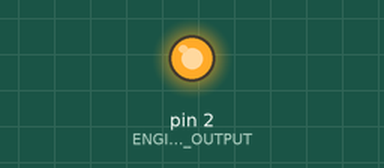
Bench run of a sketch on a simulated Arduino Uno, built with avr-gcc and run on an emulated ATmega328P. Shown: output pins drawn as LEDs (lit = HIGH). Pins used as bus, display or sensor lines are not drawn; what the sketch prints to the serial monitor is not drawn.

Above: at 0.1 s.
At 2.1 s:
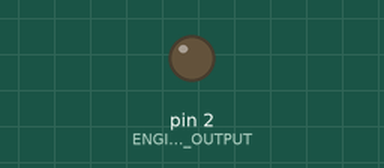
Timing chart, 0 to 3.6 s (numbered marks = the images above):
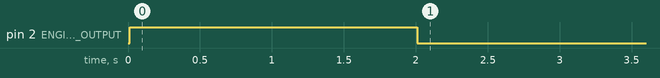

Measured:
- by itself, pin 2 (ENGINE_OUTPUT): LOW → HIGH at 0.01 s, → LOW 2.0 s later

The sketch:

prototype1.ino
```cpp
#define SENSOR_ANALOG_INPUT A0
#define SENSOR_POWER_PIN 3
#define ENGINE_OUTPUT 2

#define DELAY_MIN 60
#define WATERING_DURATION_MS 2000
#define MAX_SENSOR_VALUE 1023
#define MOISTURE_PERCENTAGE_THRESHOLD 50
#define MIN_MOISTURE_PERCENTAGE 30

void setup()
{
    pinMode(SENSOR_POWER_PIN, OUTPUT);
    pinMode(ENGINE_OUTPUT, OUTPUT);

    digitalWrite(SENSOR_POWER_PIN, LOW);
    digitalWrite(ENGINE_OUTPUT, LOW);

    Serial.begin(9600);
}

void loop()
{
    int sensorValue = readSensor();

    Serial.print("Moisture level: ");
    Serial.print(sensorValue);
    Serial.println("%");

    if (sensorValue < MOISTURE_PERCENTAGE_THRESHOLD &&
        sensorValue >= MIN_MOISTURE_PERCENTAGE)
    {
        digitalWrite(ENGINE_OUTPUT, HIGH);
        delay(WATERING_DURATION_MS);
        digitalWrite(ENGINE_OUTPUT, LOW);
    }

    delay(DELAY_MIN * 60000);
}

int readSensor()
{
    digitalWrite(SENSOR_POWER_PIN, HIGH);
	delay(10);

    int sensorValue = analogRead(SENSOR_ANALOG_INPUT);
    int percentage = calculatePercentage(sensorValue, MAX_SENSOR_VALUE);

    digitalWrite(SENSOR_POWER_PIN, LOW);

    return percentage;
}

int calculatePercentage(int value, int maxValue)
{
    return 100.f - (float)value / maxValue * 100.f;
}
```
